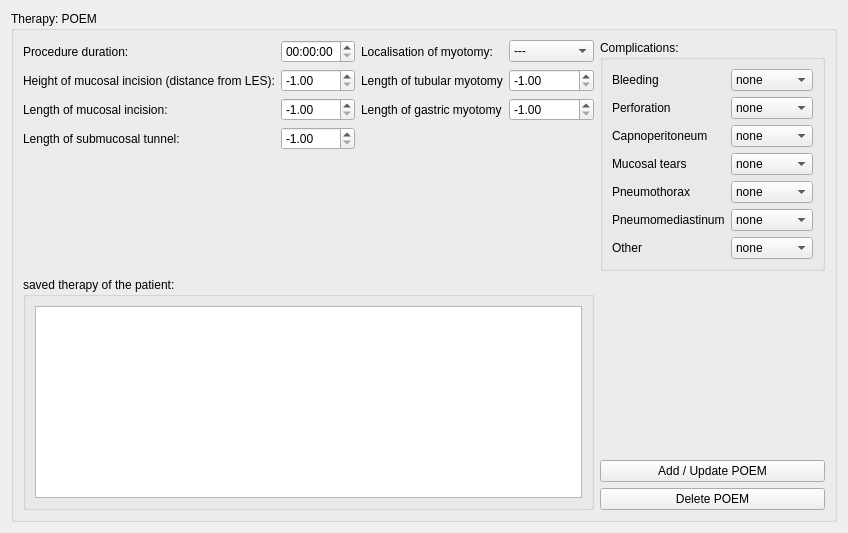
          <widget class="QWidget" name="peom">
           <layout class="QGridLayout" name="gridLayout_51">
            <item row="0" column="0">
             <widget class="QGroupBox" name="groupBox_24">
              <property name="title">
               <string>Therapy: POEM</string>
              </property>
              <layout class="QGridLayout" name="gridLayout_56">
               <item row="0" column="0">
                <layout class="QGridLayout" name="gridLayout_59">
                 <item row="0" column="2">
                  <widget class="QLabel" name="label_70">
                   <property name="text">
                    <string>Localisation of myotomy:</string>
                   </property>
                  </widget>
                 </item>
                 <item row="5" column="0">
                  <widget class="QLabel" name="label_69">
                   <property name="text">
                    <string>Length of submucosal tunnel:</string>
                   </property>
                  </widget>
                 </item>
                 <item row="2" column="2">
                  <widget class="QLabel" name="label_72">
                   <property name="text">
                    <string>Length of tubular myotomy</string>
                   </property>
                  </widget>
                 </item>
                 <item row="5" column="1">
                  <widget class="QDoubleSpinBox" name="peom_tunnel_length_spin">
                   <property name="locale">
                    <locale language="English" country="UnitedKingdom"/>
                   </property>
                   <property name="minimum">
                    <double>-1.000000000000000</double>
                   </property>
                   <property name="maximum">
                    <double>25.000000000000000</double>
                   </property>
                   <property name="singleStep">
                    <double>0.010000000000000</double>
                   </property>
                   <property name="value">
                    <double>-1.000000000000000</double>
                   </property>
                  </widget>
                 </item>
                 <item row="4" column="2">
                  <widget class="QLabel" name="peom_gastric_myotomy_length_spin">
                   <property name="text">
                    <string>Length of gastric myotomy</string>
                   </property>
                  </widget>
                 </item>
                 <item row="2" column="3">
                  <widget class="QDoubleSpinBox" name="peom_tubular_myotomy_length_spin">
                   <property name="locale">
                    <locale language="English" country="UnitedKingdom"/>
                   </property>
                   <property name="minimum">
                    <double>-1.000000000000000</double>
                   </property>
                   <property name="maximum">
                    <double>25.000000000000000</double>
                   </property>
                   <property name="singleStep">
                    <double>0.010000000000000</double>
                   </property>
                   <property name="value">
                    <double>-1.000000000000000</double>
                   </property>
                  </widget>
                 </item>
                 <item row="4" column="1">
                  <widget class="QDoubleSpinBox" name="peom_incision_leght_spin">
                   <property name="locale">
                    <locale language="English" country="UnitedKingdom"/>
                   </property>
                   <property name="minimum">
                    <double>-1.000000000000000</double>
                   </property>
                   <property name="maximum">
                    <double>5.000000000000000</double>
                   </property>
                   <property name="singleStep">
                    <double>0.010000000000000</double>
                   </property>
                   <property name="value">
                    <double>-1.000000000000000</double>
                   </property>
                  </widget>
                 </item>
                 <item row="2" column="0">
                  <widget class="QLabel" name="label_67">
                   <property name="text">
                    <string>Height of mucosal incision (distance from LES):</string>
                   </property>
                  </widget>
                 </item>
                 <item row="4" column="0">
                  <widget class="QLabel" name="label_62">
                   <property name="text">
                    <string>Length of mucosal incision:</string>
                   </property>
                  </widget>
                 </item>
                 <item row="0" column="0">
                  <widget class="QLabel" name="label_64">
                   <property name="text">
                    <string>Procedure duration:</string>
                   </property>
                  </widget>
                 </item>
                 <item row="0" column="1">
                  <widget class="QTimeEdit" name="poem_time">
                   <property name="maximumTime">
                    <time>
                     <hour>3</hour>
                     <minute>0</minute>
                     <second>0</second>
                    </time>
                   </property>
                  </widget>
                 </item>
                 <item row="6" column="2">
                  <spacer name="verticalSpacer_18">
                   <property name="orientation">
                    <enum>Qt::Vertical</enum>
                   </property>
                   <property name="sizeHint" stdset="0">
                    <size>
                     <width>20</width>
                     <height>40</height>
                    </size>
                   </property>
                  </spacer>
                 </item>
                 <item row="4" column="3">
                  <widget class="QDoubleSpinBox" name="poem_gastric_myotomy_length_spin">
                   <property name="locale">
                    <locale language="English" country="UnitedKingdom"/>
                   </property>
                   <property name="minimum">
                    <double>-1.000000000000000</double>
                   </property>
                   <property name="maximum">
                    <double>5.000000000000000</double>
                   </property>
                   <property name="singleStep">
                    <double>0.010000000000000</double>
                   </property>
                   <property name="value">
                    <double>-1.000000000000000</double>
                   </property>
                  </widget>
                 </item>
                 <item row="0" column="3">
                  <widget class="QComboBox" name="peom_localisation_dropdown">
                   <item>
                    <property name="text">
                     <string>---</string>
                    </property>
                   </item>
                   <item>
                    <property name="text">
                     <string>1 o'clock</string>
                    </property>
                   </item>
                   <item>
                    <property name="text">
                     <string>2 o'clock</string>
                    </property>
                   </item>
                   <item>
                    <property name="text">
                     <string>3 o'clock</string>
                    </property>
                   </item>
                   <item>
                    <property name="text">
                     <string>4 o'clock</string>
                    </property>
                   </item>
                   <item>
                    <property name="text">
                     <string>5 o'clock</string>
                    </property>
                   </item>
                   <item>
                    <property name="text">
                     <string>6 o'clock</string>
                    </property>
                   </item>
                   <item>
                    <property name="text">
                     <string>7 o'clock</string>
                    </property>
                   </item>
                   <item>
                    <property name="text">
                     <string>8 o'clock</string>
                    </property>
                   </item>
                   <item>
                    <property name="text">
                     <string>9 o'clock</string>
                    </property>
                   </item>
                   <item>
                    <property name="text">
                     <string>10 o'clock</string>
                    </property>
                   </item>
                   <item>
                    <property name="text">
                     <string>11 o'clock</string>
                    </property>
                   </item>
                   <item>
                    <property name="text">
                     <string>12 o'clock</string>
                    </property>
                   </item>
                  </widget>
                 </item>
                 <item row="2" column="1">
                  <widget class="QDoubleSpinBox" name="peom_incision_height_spin">
                   <property name="locale">
                    <locale language="English" country="UnitedKingdom"/>
                   </property>
                   <property name="minimum">
                    <double>-1.000000000000000</double>
                   </property>
                   <property name="maximum">
                    <double>40.000000000000000</double>
                   </property>
                   <property name="singleStep">
                    <double>0.010000000000000</double>
                   </property>
                   <property name="value">
                    <double>-1.000000000000000</double>
                   </property>
                  </widget>
                 </item>
                </layout>
               </item>
               <item row="0" column="1">
                <widget class="QGroupBox" name="poem_complications">
                 <property name="title">
                  <string>Complications:</string>
                 </property>
                 <property name="checkable">
                  <bool>false</bool>
                 </property>
                 <property name="checked">
                  <bool>false</bool>
                 </property>
                 <layout class="QGridLayout" name="gridLayout_83">
                  <item row="0" column="1">
                   <widget class="QComboBox" name="bleeding_poem">
                    <property name="enabled">
                     <bool>true</bool>
                    </property>
                    <item>
                     <property name="text">
                      <string>none</string>
                     </property>
                    </item>
                    <item>
                     <property name="text">
                      <string>mild</string>
                     </property>
                    </item>
                    <item>
                     <property name="text">
                      <string>moderate</string>
                     </property>
                    </item>
                    <item>
                     <property name="text">
                      <string>servere</string>
                     </property>
                    </item>
                   </widget>
                  </item>
                  <item row="1" column="1">
                   <widget class="QComboBox" name="perforation_poem">
                    <property name="enabled">
                     <bool>true</bool>
                    </property>
                    <item>
                     <property name="text">
                      <string>none</string>
                     </property>
                    </item>
                    <item>
                     <property name="text">
                      <string>mild</string>
                     </property>
                    </item>
                    <item>
                     <property name="text">
                      <string>moderate</string>
                     </property>
                    </item>
                    <item>
                     <property name="text">
                      <string>severe</string>
                     </property>
                    </item>
                   </widget>
                  </item>
                  <item row="4" column="0">
                   <widget class="QLabel" name="label_148">
                    <property name="enabled">
                     <bool>true</bool>
                    </property>
                    <property name="text">
                     <string>Pneumothorax</string>
                    </property>
                   </widget>
                  </item>
                  <item row="3" column="1">
                   <widget class="QComboBox" name="mucusal_tears_poem">
                    <property name="enabled">
                     <bool>true</bool>
                    </property>
                    <item>
                     <property name="text">
                      <string>none</string>
                     </property>
                    </item>
                    <item>
                     <property name="text">
                      <string>mild</string>
                     </property>
                    </item>
                    <item>
                     <property name="text">
                      <string>moderate</string>
                     </property>
                    </item>
                    <item>
                     <property name="text">
                      <string>severe</string>
                     </property>
                    </item>
                   </widget>
                  </item>
                  <item row="2" column="1">
                   <widget class="QComboBox" name="capnoperitoneum_poem">
                    <property name="enabled">
                     <bool>true</bool>
                    </property>
                    <item>
                     <property name="text">
                      <string>none</string>
                     </property>
                    </item>
                    <item>
                     <property name="text">
                      <string>mild</string>
                     </property>
                    </item>
                    <item>
                     <property name="text">
                      <string>moderate</string>
                     </property>
                    </item>
                    <item>
                     <property name="text">
                      <string>severe</string>
                     </property>
                    </item>
                   </widget>
                  </item>
                  <item row="0" column="0">
                   <widget class="QLabel" name="label_149">
                    <property name="enabled">
                     <bool>true</bool>
                    </property>
                    <property name="text">
                     <string>Bleeding</string>
                    </property>
                   </widget>
                  </item>
                  <item row="2" column="0">
                   <widget class="QLabel" name="label_150">
                    <property name="enabled">
                     <bool>true</bool>
                    </property>
                    <property name="text">
                     <string>Capnoperitoneum</string>
                    </property>
                   </widget>
                  </item>
                  <item row="6" column="0">
                   <widget class="QLabel" name="label_151">
                    <property name="enabled">
                     <bool>true</bool>
                    </property>
                    <property name="text">
                     <string>Other</string>
                    </property>
                   </widget>
                  </item>
                  <item row="1" column="0">
                   <widget class="QLabel" name="label_152">
                    <property name="enabled">
                     <bool>true</bool>
                    </property>
                    <property name="text">
                     <string>Perforation</string>
                    </property>
                   </widget>
                  </item>
                  <item row="3" column="0">
                   <widget class="QLabel" name="label_153">
                    <property name="enabled">
                     <bool>true</bool>
                    </property>
                    <property name="text">
                     <string>Mucosal tears</string>
                    </property>
                   </widget>
                  </item>
                  <item row="5" column="0">
                   <widget class="QLabel" name="label_154">
                    <property name="enabled">
                     <bool>true</bool>
                    </property>
                    <property name="text">
                     <string>Pneumomediastinum</string>
                    </property>
                   </widget>
                  </item>
                  <item row="4" column="1">
                   <widget class="QComboBox" name="pneumothorax_poem">
                    <property name="enabled">
                     <bool>true</bool>
                    </property>
                    <item>
                     <property name="text">
                      <string>none</string>
                     </property>
                    </item>
                    <item>
                     <property name="text">
                      <string>mild</string>
                     </property>
                    </item>
                    <item>
                     <property name="text">
                      <string>moderate</string>
                     </property>
                    </item>
                    <item>
                     <property name="text">
                      <string>severe</string>
                     </property>
                    </item>
                   </widget>
                  </item>
                  <item row="5" column="1">
                   <widget class="QComboBox" name="pneumomediastinum_poem">
                    <property name="enabled">
                     <bool>true</bool>
                    </property>
                    <item>
                     <property name="text">
                      <string>none</string>
                     </property>
                    </item>
                    <item>
                     <property name="text">
                      <string>mild</string>
                     </property>
                    </item>
                    <item>
                     <property name="text">
                      <string>moderate</string>
                     </property>
                    </item>
                    <item>
                     <property name="text">
                      <string>severe</string>
                     </property>
                    </item>
                   </widget>
                  </item>
                  <item row="6" column="1">
                   <widget class="QComboBox" name="other_poem">
                    <property name="enabled">
                     <bool>true</bool>
                    </property>
                    <item>
                     <property name="text">
                      <string>none</string>
                     </property>
                    </item>
                    <item>
                     <property name="text">
                      <string>mild</string>
                     </property>
                    </item>
                    <item>
                     <property name="text">
                      <string>moderate</string>
                     </property>
                    </item>
                    <item>
                     <property name="text">
                      <string>severe</string>
                     </property>
                    </item>
                   </widget>
                  </item>
                 </layout>
                </widget>
               </item>
               <item row="1" column="0">
                <widget class="QGroupBox" name="groupBox_19">
                 <property name="title">
                  <string>saved therapy of the patient:</string>
                 </property>
                 <layout class="QGridLayout" name="gridLayout_57">
                  <item row="0" column="0">
                   <widget class="QTextEdit" name="poem_text">
                    <property name="readOnly">
                     <bool>true</bool>
                    </property>
                   </widget>
                  </item>
                 </layout>
                </widget>
               </item>
               <item row="1" column="1">
                <layout class="QVBoxLayout" name="verticalLayout_7">
                 <item>
                  <spacer name="verticalSpacer_8">
                   <property name="orientation">
                    <enum>Qt::Vertical</enum>
                   </property>
                   <property name="sizeHint" stdset="0">
                    <size>
                     <width>20</width>
                     <height>40</height>
                    </size>
                   </property>
                  </spacer>
                 </item>
                 <item>
                  <widget class="QPushButton" name="add_poem_button">
                   <property name="text">
                    <string>Add / Update POEM</string>
                   </property>
                  </widget>
                 </item>
                 <item>
                  <widget class="QPushButton" name="delete_poem_button">
                   <property name="text">
                    <string>Delete POEM</string>
                   </property>
                  </widget>
                 </item>
                </layout>
               </item>
              </layout>
             </widget>
            </item>
           </layout>
          </widget>
